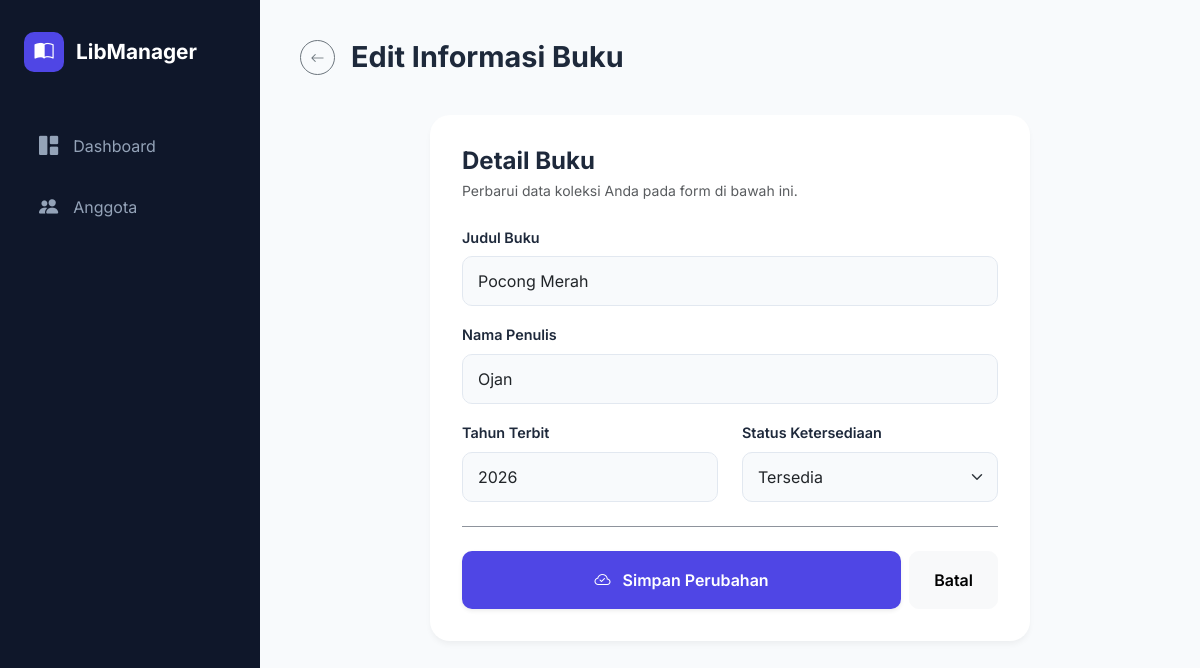
Page /edit.php?id=2 on the committed database.
### tables this page shows
CREATE TABLE `tb_buku` (
  `id` int(11) NOT NULL,
  `judul` varchar(255) NOT NULL,
  `penulis` varchar(255) NOT NULL,
  `tahun` int(11) DEFAULT NULL,
  `status` enum('tersedia','dipinjam') DEFAULT 'tersedia'
);

### edit.php (the view, shortened to what this page needs)
<?php
include 'koneksi.php';
$id = isset($_GET['id']) ? mysqli_real_escape_string($conn, $_GET['id']) : '';
$query_data = mysqli_query($conn, "SELECT * FROM tb_buku WHERE id='$id'");
$data = mysqli_fetch_assoc($query_data);
?>
<!DOCTYPE html>
<html lang="id">
<head>
    <link rel="stylesheet" href="https://cdn.jsdelivr.net/npm/bootstrap-icons@1.11.0/font/bootstrap-icons.css">
    <link href="https://cdn.jsdelivr.net/npm/bootstrap@5.3.2/dist/css/bootstrap.min.css" rel="stylesheet">
    <link rel="stylesheet" href="style.css">
</head>
<body>
<div class="app-container">
    <aside class="sidebar">
        <div class="sidebar-header">
            <div class="logo-icon"><i class="bi bi-book-half"></i></div>
            <span class="logo-text">LibManager</span>
        </div>
        <nav class="sidebar-nav">
            <a href="index.php" class="nav-item">
                <i class="bi bi-grid-1x2-fill"></i>
                <span>Dashboard</span>
            </a>
            <a href="#" class="nav-item">
                <i class="bi bi-people-fill"></i>
                <span>Anggota</span>
            </a>
        </nav>
    </aside>
    <main class="main-content">
        <header class="top-header">
            <div class="header-info">
                <div class="d-flex align-items-center gap-3">
                    <a href="index.php" class="btn btn-outline-secondary btn-sm rounded-circle" style="width: 35px; height: 35px; display: grid; place-items: center;">
                        <i class="bi bi-arrow-left"></i>
                    </a>
                    <h1 class="mb-0">Edit Informasi Buku</h1>
                </div>
            </div>
        </header>
        <section class="content-section">
            <div class="data-card edit-card">
                <div class="mb-4">
                    <h4 class="fw-bold mb-1">Detail Buku</h4>
                    <p class="text-muted small">Perbarui data koleksi Anda pada form di bawah ini.</p>
                </div>
                <form action="" method="POST">
                    <div class="mb-3">
                        <label class="form-label">Judul Buku</label>
                        <input type="text" name="judul" class="form-control" value="<?= htmlspecialchars($data['judul']) ?>" required>
                    </div>
                    <div class="mb-3">
                        <label class="form-label">Nama Penulis</label>
                        <input type="text" name="penulis" class="form-control" value="<?= htmlspecialchars($data['penulis']) ?>" required>
                    </div>
                    <div class="row mb-3">
                        <div class="col-md-6">
                            <label class="form-label">Tahun Terbit</label>
                            <input type="number" name="tahun" class="form-control" value="<?= htmlspecialchars($data['tahun']) ?>" required>
                        </div>
                        <div class="col-md-6">
                            <label class="form-label">Status Ketersediaan</label>
                            <select name="status" class="form-select" required>
                                <option value="tersedia" <?= ($data['status'] == 'tersedia') ? 'selected' : '' ?>>Tersedia</option>
                            </select>
                        </div>
                    </div>
                    <hr class="my-4 opacity-50">
                    <div class="d-flex gap-2">
                        <button type="submit" name="update" class="btn btn-indigo flex-grow-1 py-3 shadow-sm">
                            <i class="bi bi-cloud-check me-2"></i> Simpan Perubahan
                        </button>
                        <a href="index.php" class="btn btn-light px-4 py-3" style="border-radius: 10px; font-weight: 600;">Batal</a>
                    </div>
                </form>
            </div>
        </section>
    </main>
</div>
</body>
</html>

### style.css (style rules this page uses)
:root { --primary-indigo: #4f46e5; --primary-hover: #4338ca; --sidebar-bg: #0f172a; --body-bg: #f8fafc; --text-dark: #1e293b; --text-muted: #64748b; --border-color: #e2e8f0; --white: #ffffff; }
* { margin: 0; padding: 0; box-sizing: border-box; }
body { font-family: 'Inter', sans-serif; background-color: var(--body-bg); color: var(--text-dark); overflow-x: hidden; }
.app-container { display: flex; min-height: 100vh; }
.sidebar { width: 260px; background-color: var(--sidebar-bg); padding: 2rem 1.5rem; position: fixed; height: 100vh; }
.sidebar-header { display: flex; align-items: center; gap: 12px; margin-bottom: 3rem; }
.logo-icon { width: 40px; height: 40px; background: var(--primary-indigo); border-radius: 10px; display: grid; place-items: center; color: white; font-size: 1.2rem; }
.logo-text { color: white; font-weight: 700; font-size: 1.3rem; }
.nav-item { display: flex; align-items: center; gap: 15px; padding: 12px 15px; color: #94a3b8; text-decoration: none; border-radius: 10px; margin-bottom: 8px; transition: 0.3s; }
.nav-item i { font-size: 1.2rem; }
.main-content { margin-left: 260px; flex-grow: 1; padding: 2.5rem; }
.top-header { display: flex; justify-content: space-between; align-items: center; margin-bottom: 2.5rem; }
.top-header h1 { font-weight: 700; font-size: 1.8rem; margin-bottom: 5px; }
.btn-indigo { background-color: var(--primary-indigo); color: white; padding: 12px 25px; border-radius: 10px; font-weight: 600; border: none; }
.data-card { background: white; border-radius: 20px; padding: 2rem; box-shadow: 0 4px 6px -1px rgba(0, 0, 0, 0.05); }
.main-content { position: relative; z-index: 2; }

### edit.php (style rules this page uses)
.form-label { font-weight: 600; color: var(--text-dark); font-size: 0.9rem; margin-bottom: 8px; }
.form-control, .form-select { padding: 12px 15px; border-radius: 10px; border: 1px solid var(--border-color); background-color: var(--body-bg); }
.edit-card { max-width: 600px; margin: 0 auto; }

### rows in the picture
tb_buku: judul "Pocong Merah", penulis "Ojan", tahun "2026", status "Tersedia"
